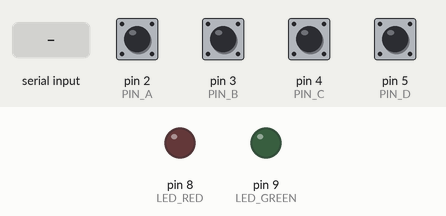
This sketch was run on a simulated Arduino Uno, built with avr-gcc and run on an emulated ATmega328P. On the bench: output pins drawn as LEDs (lit = HIGH). The test bench sets the inputs (shaded band); at power-on: pin 2 (PIN_A), pin 3 (PIN_B), pin 4 (PIN_C), pin 5 (PIN_D) HIGH.

Above: at 1.2 s.
1.3 s: "GREEN\n" received over Serial
At 2.5 s:
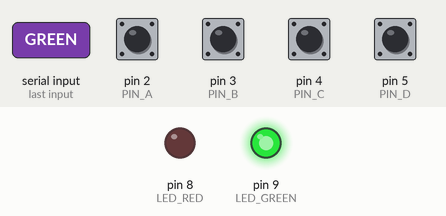
4.3 s: "RED\n" received over Serial
At 4.7 s:
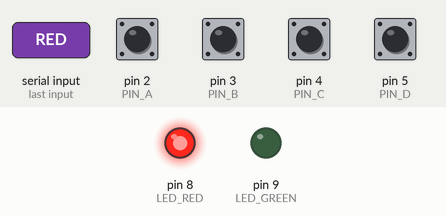
Timing chart, 0 to 7.3 s (numbered marks = the images above; inputs shaded):
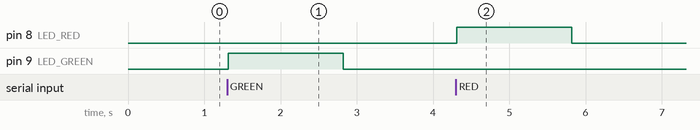

The sketch:

buttons.ino
```cpp
// ── Pines ──────────────────────────────────────────────────
const int PIN_A     = 2;   // Botón A
const int PIN_B     = 3;   // Botón B
const int PIN_C     = 4;   // Botón C
const int PIN_D     = 5;   // Botón D
const int LED_GREEN = 9;   // LED verde (correcto)
const int LED_RED   = 8;   // LED rojo  (incorrecto)

// ── Debounce ────────────────────────────────────────────────
int prevA = HIGH, prevB = HIGH, prevC = HIGH, prevD = HIGH;
unsigned long lastSend   = 0;
const unsigned long DEBOUNCE_MS = 200;

// ── Bloqueo ─────────────────────────────────────────────────
// Mientras espera la respuesta de la PC (y durante el LED)
// los botones no se aceptan para evitar doble-envío.
bool locked = false;

// ── Temporizador LED ────────────────────────────────────────
unsigned long ledOffAt = 0;
const unsigned long LED_MS = 1500;   // tiempo que permanece el LED encendido

// ── Buffer Serial entrante ──────────────────────────────────
String serialBuf = "";

void setup() {
  Serial.begin(9600);

  pinMode(PIN_A, INPUT_PULLUP);
  pinMode(PIN_B, INPUT_PULLUP);
  pinMode(PIN_C, INPUT_PULLUP);
  pinMode(PIN_D, INPUT_PULLUP);

  pinMode(LED_GREEN, OUTPUT);
  pinMode(LED_RED,   OUTPUT);
  digitalWrite(LED_GREEN, LOW);
  digitalWrite(LED_RED,   LOW);
}

void loop() {

  // ── 1. Leer comandos de la PC (GREEN / RED) ───────────────
  while (Serial.available()) {
    char c = (char)Serial.read();
    if (c == '\n') {
      serialBuf.trim();
      if (serialBuf == "GREEN") {
        digitalWrite(LED_GREEN, HIGH);
        digitalWrite(LED_RED,   LOW);
        ledOffAt = millis() + LED_MS;
      } else if (serialBuf == "RED") {
        digitalWrite(LED_RED,   HIGH);
        digitalWrite(LED_GREEN, LOW);
        ledOffAt = millis() + LED_MS;
      }
      serialBuf = "";
    } else {
      serialBuf += c;
    }
  }

  // ── 2. Apagar LED al vencer el tiempo ─────────────────────
  if (ledOffAt > 0 && millis() >= ledOffAt) {
    digitalWrite(LED_GREEN, LOW);
    digitalWrite(LED_RED,   LOW);
    ledOffAt = 0;
    locked   = false;   // habilitar botones de nuevo
  }

  // ── 3. Leer botones (solo si no está bloqueado) ───────────
  if (!locked) {
    int a = digitalRead(PIN_A);
    int b = digitalRead(PIN_B);
    int c = digitalRead(PIN_C);
    int d = digitalRead(PIN_D);

    unsigned long now = millis();
    if (now - lastSend >= DEBOUNCE_MS) {
      if (prevA == HIGH && a == LOW) { Serial.println("A"); lastSend = now; locked = true; }
      if (prevB == HIGH && b == LOW) { Serial.println("B"); lastSend = now; locked = true; }
      if (prevC == HIGH && c == LOW) { Serial.println("C"); lastSend = now; locked = true; }
      if (prevD == HIGH && d == LOW) { Serial.println("D"); lastSend = now; locked = true; }
    }

    prevA = a; prevB = b; prevC = c; prevD = d;
  }

  delay(10);
}
```

Measured:
- after the input at 1.3 s, pin 9 (LED_GREEN): LOW → HIGH at once, → LOW 1.5 s later
- after the input at 4.3 s, pin 8 (LED_RED): LOW → HIGH at once, → LOW 1.5 s later
